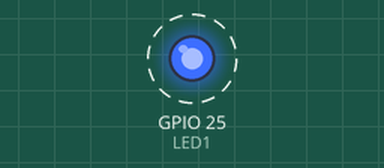
The sketch below on a simulated ESP32. Parts: output pins drawn as LEDs (lit = HIGH). Dashed ring = blinking. What the sketch prints to the serial monitor is not drawn.

Above: at 0.5 s.
Timing chart, 0 to 4.6 s (numbered marks = the images above):
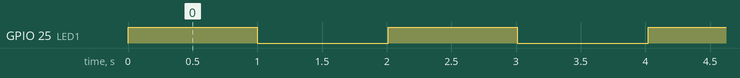

Measured:
- by itself, GPIO 25 (LED1): alternates HIGH for 1.0 s and LOW for 1.0 s

The sketch:

sketch.ino
```cpp
int LED1 = 25;

void setup() {
  // put your setup code here, to run once:
  Serial.begin(115200);
  Serial.println("Hello, ESP32!");
  pinMode(LED1, OUTPUT);
}

void loop() {
  digitalWrite(LED1, HIGH);
  delay(1000);
  digitalWrite(LED1, LOW);
  delay(1000);
  // put your main code here, to run repeatedly:
  delay(10); // this speeds up the simulation
}
```
